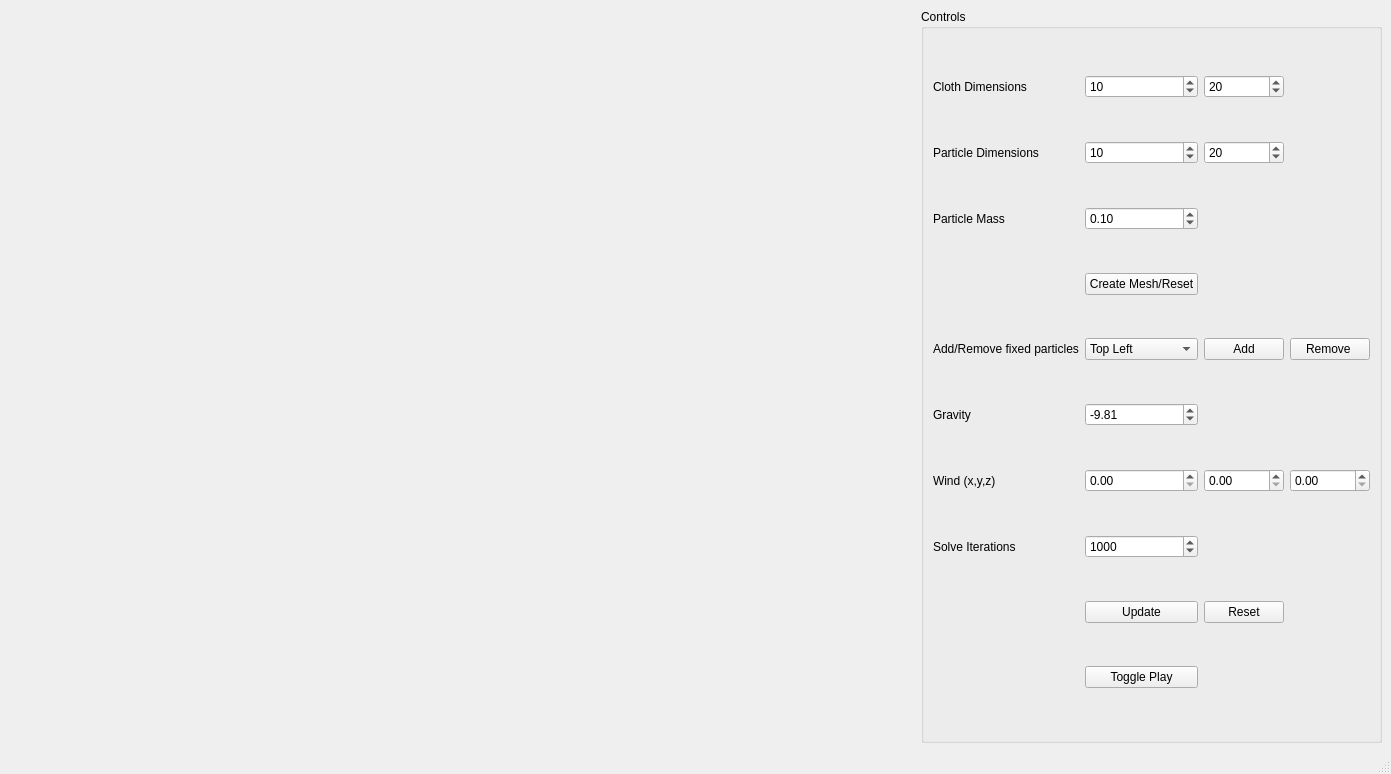
<?xml version="1.0" encoding="UTF-8"?>
<ui version="4.0">
 <class>MainWindow</class>
 <widget class="QMainWindow" name="MainWindow">
  <property name="geometry">
   <rect>
    <x>0</x>
    <y>0</y>
    <width>1391</width>
    <height>774</height>
   </rect>
  </property>
  <property name="windowTitle">
   <string>ClothSim</string>
  </property>
  <widget class="QWidget" name="centralwidget">
   <layout class="QGridLayout" name="s_mainWindowGridLayout">
    <item row="0" column="1">
     <spacer name="horizontalSpacer">
      <property name="orientation">
       <enum>Qt::Horizontal</enum>
      </property>
      <property name="sizeHint" stdset="0">
       <size>
        <width>40</width>
        <height>20</height>
       </size>
      </property>
     </spacer>
    </item>
    <item row="0" column="0">
     <spacer name="horizontalSpacer_2">
      <property name="orientation">
       <enum>Qt::Horizontal</enum>
      </property>
      <property name="sizeHint" stdset="0">
       <size>
        <width>40</width>
        <height>20</height>
       </size>
      </property>
     </spacer>
    </item>
    <item row="0" column="2">
     <widget class="QGroupBox" name="s_transformGB">
      <property name="title">
       <string>Controls</string>
      </property>
      <layout class="QGridLayout" name="gridLayout">
       <item row="4" column="1">
        <widget class="QComboBox" name="fixedComboBox">
         <item>
          <property name="text">
           <string>Top Left</string>
          </property>
         </item>
         <item>
          <property name="text">
           <string>Top Right</string>
          </property>
         </item>
         <item>
          <property name="text">
           <string>Top Middle</string>
          </property>
         </item>
         <item>
          <property name="text">
           <string>Bottom Left</string>
          </property>
         </item>
         <item>
          <property name="text">
           <string>Bottom Right</string>
          </property>
         </item>
         <item>
          <property name="text">
           <string>Bottom Middle</string>
          </property>
         </item>
        </widget>
       </item>
       <item row="10" column="3">
        <widget class="QDoubleSpinBox" name="windZSpin"/>
       </item>
       <item row="2" column="1">
        <widget class="QDoubleSpinBox" name="massSpin">
         <property name="value">
          <double>0.100000000000000</double>
         </property>
        </widget>
       </item>
       <item row="9" column="0">
        <widget class="QLabel" name="gravityLabel">
         <property name="text">
          <string>Gravity</string>
         </property>
        </widget>
       </item>
       <item row="10" column="0">
        <widget class="QLabel" name="windLabel">
         <property name="text">
          <string>Wind (x,y,z)</string>
         </property>
        </widget>
       </item>
       <item row="12" column="1">
        <widget class="QPushButton" name="updateButton">
         <property name="text">
          <string>Update</string>
         </property>
        </widget>
       </item>
       <item row="0" column="2">
        <widget class="QSpinBox" name="cHeightSpin">
         <property name="value">
          <number>20</number>
         </property>
        </widget>
       </item>
       <item row="4" column="0">
        <widget class="QLabel" name="fixedParticles">
         <property name="text">
          <string>Add/Remove fixed particles</string>
         </property>
        </widget>
       </item>
       <item row="1" column="0">
        <widget class="QLabel" name="pDimLabel">
         <property name="text">
          <string>Particle Dimensions</string>
         </property>
        </widget>
       </item>
       <item row="10" column="2">
        <widget class="QDoubleSpinBox" name="windYSpin"/>
       </item>
       <item row="9" column="1">
        <widget class="QDoubleSpinBox" name="gravitySpin">
         <property name="minimum">
          <double>-99.000000000000000</double>
         </property>
         <property name="value">
          <double>-9.810000000000000</double>
         </property>
        </widget>
       </item>
       <item row="4" column="2">
        <widget class="QPushButton" name="addFixedButton">
         <property name="text">
          <string>Add</string>
         </property>
        </widget>
       </item>
       <item row="1" column="1">
        <widget class="QSpinBox" name="pWidthSpin">
         <property name="value">
          <number>10</number>
         </property>
        </widget>
       </item>
       <item row="10" column="1">
        <widget class="QDoubleSpinBox" name="windXSpin"/>
       </item>
       <item row="1" column="2">
        <widget class="QSpinBox" name="pHeightSpin">
         <property name="value">
          <number>20</number>
         </property>
        </widget>
       </item>
       <item row="16" column="1">
        <widget class="QPushButton" name="togglePlay">
         <property name="text">
          <string>Toggle Play</string>
         </property>
        </widget>
       </item>
       <item row="0" column="0">
        <widget class="QLabel" name="clothDimLabel">
         <property name="text">
          <string>Cloth Dimensions</string>
         </property>
        </widget>
       </item>
       <item row="0" column="1">
        <widget class="QSpinBox" name="cWidthSpin">
         <property name="value">
          <number>10</number>
         </property>
        </widget>
       </item>
       <item row="12" column="2">
        <widget class="QPushButton" name="resetButton">
         <property name="text">
          <string>Reset</string>
         </property>
        </widget>
       </item>
       <item row="3" column="1">
        <widget class="QPushButton" name="createMeshButton">
         <property name="text">
          <string>Create Mesh/Reset</string>
         </property>
        </widget>
       </item>
       <item row="4" column="3">
        <widget class="QPushButton" name="removeFixedButton">
         <property name="text">
          <string>Remove </string>
         </property>
        </widget>
       </item>
       <item row="11" column="1">
        <widget class="QSpinBox" name="iterationsSpin">
         <property name="maximum">
          <number>20000</number>
         </property>
         <property name="value">
          <number>1000</number>
         </property>
        </widget>
       </item>
       <item row="2" column="0">
        <widget class="QLabel" name="pMass">
         <property name="text">
          <string>Particle Mass</string>
         </property>
        </widget>
       </item>
       <item row="11" column="0">
        <widget class="QLabel" name="solve">
         <property name="text">
          <string>Solve Iterations</string>
         </property>
        </widget>
       </item>
      </layout>
     </widget>
    </item>
   </layout>
  </widget>
  <widget class="QMenuBar" name="menubar">
   <property name="geometry">
    <rect>
     <x>0</x>
     <y>0</y>
     <width>1391</width>
     <height>24</height>
    </rect>
   </property>
  </widget>
  <widget class="QStatusBar" name="statusbar"/>
 </widget>
 <resources/>
 <connections/>
</ui>
